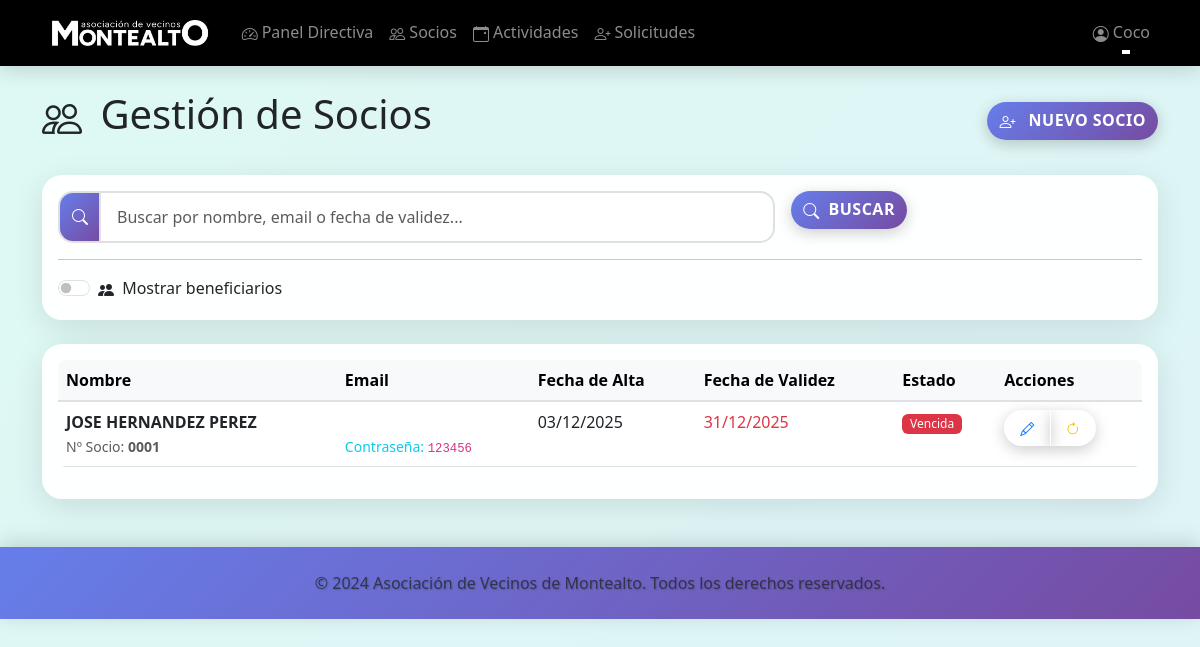
Before: /admin/socios (signed in) with the older database file.
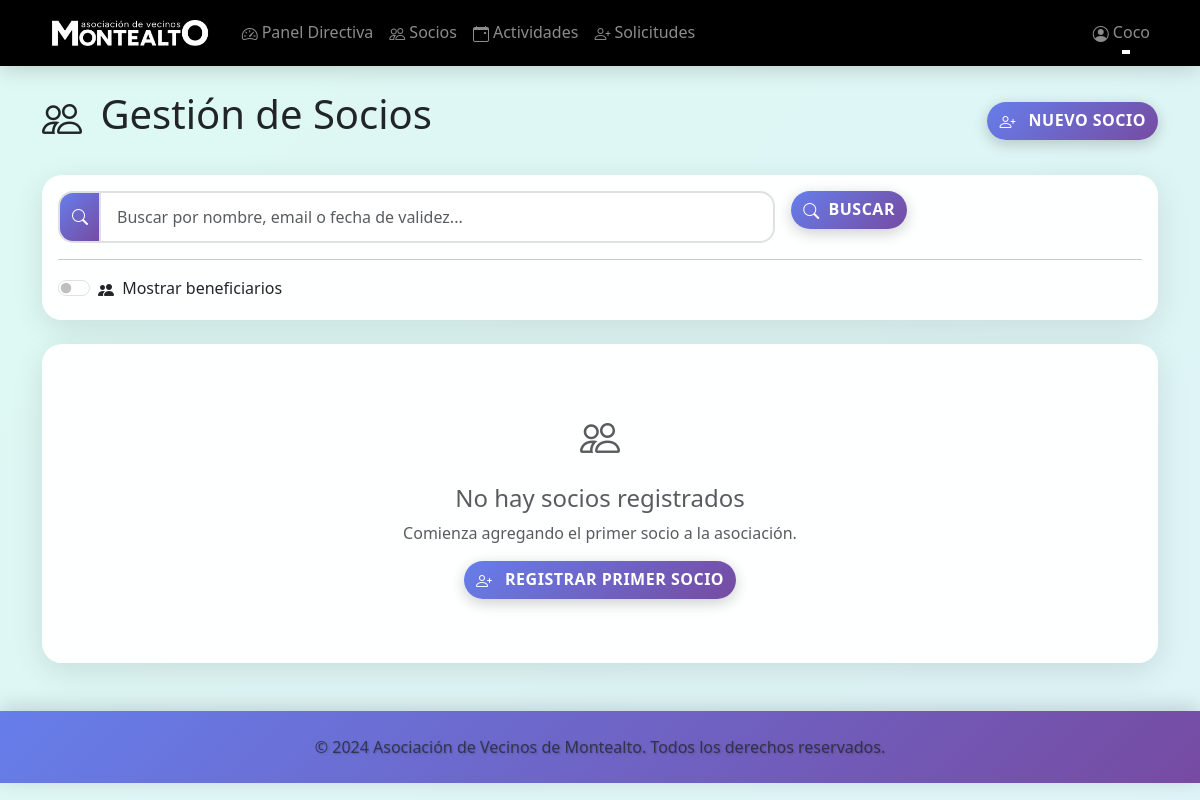
After: the same page with the newer database file.
### models.py (models this page shows, shortened)
class User(UserMixin, db.Model):
    __tablename__ = 'users'
    id = db.Column(db.Integer, primary_key=True)
    nombre = db.Column(db.String(100), nullable=False)
    nombre_usuario = db.Column(db.String(120), unique=True, nullable=False)
    password_hash = db.Column(db.String(255), nullable=False)
    password_plain = db.Column(db.String(255), nullable=True)  # Contraseña en texto plano (solo para mostrar a admin)
    rol = db.Column(db.String(20), nullable=False)  # 'directiva' o 'socio'
    fecha_alta = db.Column(db.DateTime, nullable=False, default=datetime.utcnow)
    fecha_validez = db.Column(db.DateTime, nullable=False)
    ano_nacimiento = db.Column(db.Integer, nullable=True)  # Año de nacimiento para verificar edad en actividades
    fecha_nacimiento = db.Column(db.Date, nullable=True)  # Fecha completa de nacimiento
    numero_socio = db.Column(db.String(10), unique=True, nullable=True)  # Número de socio (0001, 0002, etc.)
    calle = db.Column(db.String(200), nullable=True)
    numero = db.Column(db.String(20), nullable=True)
    piso = db.Column(db.String(20), nullable=True)  # Opcional
    poblacion = db.Column(db.String(100), nullable=True)
    inscripciones = db.relationship('Inscripcion', backref='usuario', lazy=True, cascade='all, delete-orphan')
    def is_directiva(self):
        return self.rol == 'directiva'
    def suscripcion_vencida(self):
        return datetime.utcnow() > self.fecha_validez

### blueprints/admin.py (the view, shortened to what this page needs)
@admin_bp.route('/socios')
@login_required
@directiva_required
def gestion_socios():
    search_query = request.args.get('search', '').strip()
    solo_ninos = request.args.get('solo_ninos', '').strip() == 'on'
    query = User.query.filter(User.rol == 'socio')
    socios = query.order_by(User.nombre).all()
    for socio in socios:
        socio.beneficiarios_lista = Beneficiario.query.filter_by(socio_id=socio.id).order_by(Beneficiario.nombre).all()
    from datetime import datetime as dt
    return render_template('admin/socios.html', socios=socios, search_query=search_query, solo_ninos=solo_ninos, datetime=dt)

### blueprints/admin.py (called while the page is built)
def directiva_required(f):
    @wraps(f)
    def decorated_function(*args, **kwargs):
        if not current_user.is_authenticated or not current_user.is_directiva():
            flash('No tienes permisos para acceder a esta página.', 'error')
            return redirect(url_for('socios.dashboard'))
        return f(*args, **kwargs)
    return decorated_function

### templates/admin/socios.html (shortened to what the changed rows need)
{% extends "base.html" %}
{% block content %}
<div class="d-flex justify-content-between align-items-center mb-4">
    <h1>
        <i class="bi bi-people me-2"></i>
        Gestión de Socios
    </h1>
</div>
<div class="card">
    <div class="card-body">
        {% if socios %}
            <div class="table-responsive">
                <table class="table table-hover">
                    <thead class="table-light">
                        <tr>
                            <th>Nombre</th>
                            <th>Email</th>
                            <th>Fecha de Alta</th>
                            <th>Fecha de Validez</th>
                            <th>Estado</th>
                            <th>Acciones</th>
                        </tr>
                    </thead>
                    <tbody>
                        {% for socio in socios %}
                            <tr class="socio-row" data-socio-id="{{ socio.id }}">
                                <td>
                                    <strong>{{ socio.nombre }}</strong>
                                    {% if socio.numero_socio %}
                                        <br><small class="text-muted">Nº Socio: <strong>{{ socio.numero_socio }}</strong></small>
                                    {% endif %}
                                </td>
                                <td>
                                    {% if socio.password_plain %}
                                        <br><small class="text-info">Contraseña: <code>{{ socio.password_plain }}</code></small>
                                    {% endif %}
                                </td>
                                <td>{{ socio.fecha_alta.strftime('%d/%m/%Y') }}</td>
                                <td>
                                    <span class="{% if socio.suscripcion_vencida() %}text-danger{% elif socio.suscripcion_por_vencer() %}text-warning{% else %}text-success{% endif %}">
                                        {{ socio.fecha_validez.strftime('%d/%m/%Y') }}
                                    </span>
                                </td>
                                <td>
                                    {% if socio.suscripcion_vencida() %}
                                        <span class="badge bg-danger">Vencida</span>
                                    {% elif socio.suscripcion_por_vencer() %}
                                        <span class="badge bg-warning">Por Vencer</span>
                                    {% else %}
                                        <span class="badge bg-success">Activa</span>
                                    {% endif %}
                                </td>
                                <td>
                                    <div class="btn-group" role="group">
                                        <a href="{{ url_for('admin.editar_socio', socio_id=socio.id) }}"
                                           class="btn btn-outline-primary btn-sm"
                                           title="Editar Socio">
                                            <i class="bi bi-pencil"></i>
                                        </a>
                                        <a href="{{ url_for('admin.renovar_socio', socio_id=socio.id) }}"
                                           class="btn btn-outline-warning btn-sm"
                                           title="Renovar Suscripción">
                                            <i class="bi bi-arrow-clockwise"></i>
                                        </a>
                                    </div>
                                </td>
                            </tr>
                        {% endfor %}
                    </tbody>
                </table>
            </div>
        {% else %}
            <div class="text-center text-muted py-5">
                <i class="bi bi-people text-muted fs-1"></i>
                <h4 class="mt-3">No hay socios registrados</h4>
                <p>Comienza agregando el primer socio a la asociación.</p>
                <a href="{{ url_for('admin.nuevo_socio') }}" class="btn btn-primary">
                    <i class="bi bi-person-plus me-2"></i>
                    Registrar Primer Socio
                </a>
            </div>
        {% endif %}
    </div>
</div>
{% endblock %}

Changed rows visible on the page:
removed User: nombre "JOSE HERNANDEZ PEREZ", numero_socio "0001", password_plain "123456", fecha_alta "03/12/2025", fecha_validez "31/12/2025", shows "Vencida"
Other visible differences:
text no longer shown: "Nombre Email Fecha de Alta Fecha de Validez Estado Acciones"
text now shown: "No hay socios registrados Comienza agregando el primer socio a la asociación. REGISTRAR PRIMER SOCIO"
